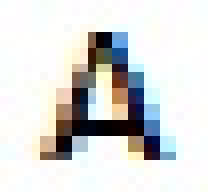
%> input picture CSE_LAB_4TH/401/exam_prep/exam_day/5.jpg, 26 x 24 px (shown 8 times larger)
$ octave averaging.m   (GNU Octave 9; MATLAB toolbox functions it lacks are replaced by stand-ins)
%> lines starting %> are read from the running program, lines starting %| are printed output that depends on the picture
%conv 1D
clear all;
close all;

img=imread('5.jpg');
%> img is the input picture: size 24x26x3 uint8; mean R, G, B 217.3, 217.9, 216.5
img=rgb2gray(img);
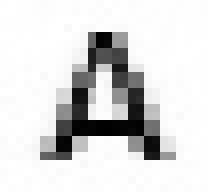
%> img: size 24x26 uint8 (shown 8 times larger); min 0, max 255, mean 217.5
img1=imnoise(img,'gaussian',0,0.01);
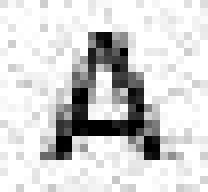
%> img1: size 24x26 uint8 (shown 8 times larger); min 0, max 255, mean 211.2
img2=imnoise(img,'gaussian',0,0.005);
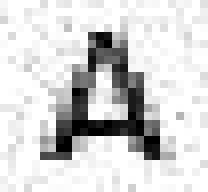
%> img2: size 24x26 uint8 (shown 8 times larger); min 0, max 255, mean 212.6
img3=imnoise(img,'gaussian',0,0.02);
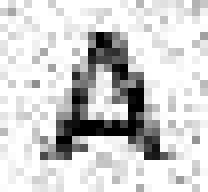
%> img3: size 24x26 uint8 (shown 8 times larger); min 0, max 255, mean 208.3
img4=imnoise(img,'gaussian',0,0.015);
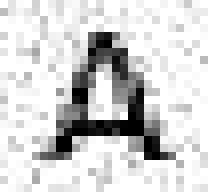
%> img4: size 24x26 uint8 (shown 8 times larger); min 0, max 255, mean 210
b=double(double(img1)+double(img2)+double(img3)+double(img4))/4;
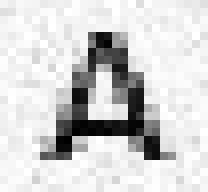
%> b: size 24x26 double (shown 8 times larger); min 0, max 255, mean 210.5
imshow(uint8(b));
